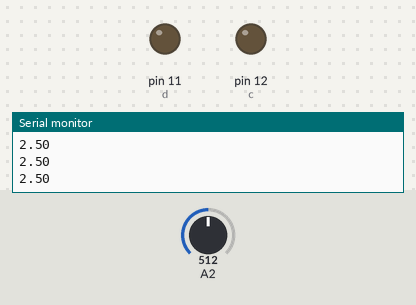
A sketch run on a simulated Arduino Uno, built with avr-gcc and run on an emulated ATmega328P. Parts: output pins drawn as LEDs (lit = HIGH), the last lines printed to the serial monitor. The inputs (shaded band) are chosen by the test bench; at power-on: A2 = 512.

Above: at 1.2 s.
1.3 s: A2 set to 599
2.8 s: A2 set to 625
At 4.0 s:
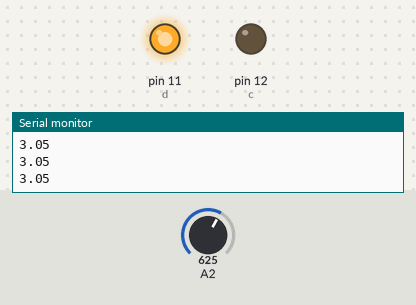
4.5 s: A2 set to 810
6.0 s: A2 set to 833
At 6.5 s:
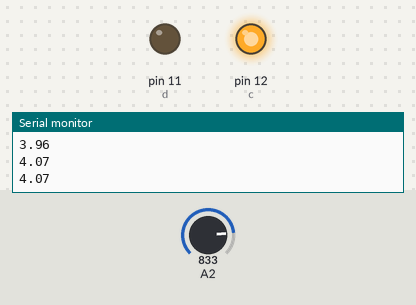
7.5 s: A2 set to 716
At 8.7 s:
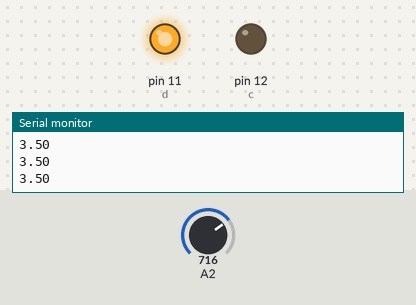
9.0 s: A2 set to 900
At 10.2 s:
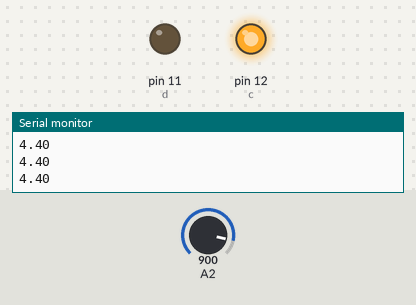
Timing chart, 0 to 11.5 s (numbered marks = the images above; inputs shaded):
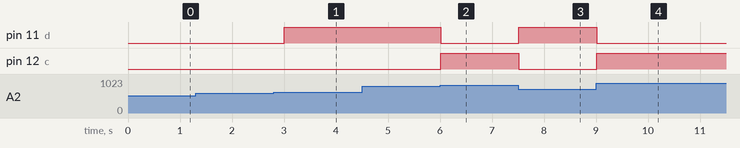

The sketch:

_12h.ino
```cpp
int a;
int c=12;
int d=11;
float b;
void setup() {
  pinMode(A2,INPUT);
  pinMode(c,OUTPUT);
  pinMode(d,OUTPUT);
  Serial.begin(9600);
  // put your setup code here, to run once:

}

void loop() {
  a=analogRead(A2);
  b=(5./1023.)*a;
  if (b>=4.0){
    digitalWrite(c,HIGH);
  }
  if (b<=4.0){
    digitalWrite(c,LOW);
  }
  if (b>=3.0 && b<=4.0){
    digitalWrite(d,HIGH);
  }
  if (b<=3.0){
    digitalWrite(d,LOW);
  }
  if (b>=4.0){
    digitalWrite(d,LOW);
  }
  Serial.println(b);
  delay(250);
  // put your main code here, to run repeatedly:

}
```

Measured:
- the behaviour switches between 613 and 614 on A2 (found by bisection; images 0 and 1)
- the behaviour switches between 818 and 819 on A2 (found by bisection; images 1 and 2)
- after the input at 2.8 s, pin 11 (d): LOW → HIGH after 0.21 s
- after the input at 6.0 s, pin 11 (d): HIGH → LOW at once; pin 12 (c): LOW → HIGH at once
- after the input at 7.5 s, pin 11 (d): LOW → HIGH at once; pin 12 (c): HIGH → LOW at once
- after the input at 9.0 s, pin 11 (d): HIGH → LOW at once; pin 12 (c): LOW → HIGH at once
